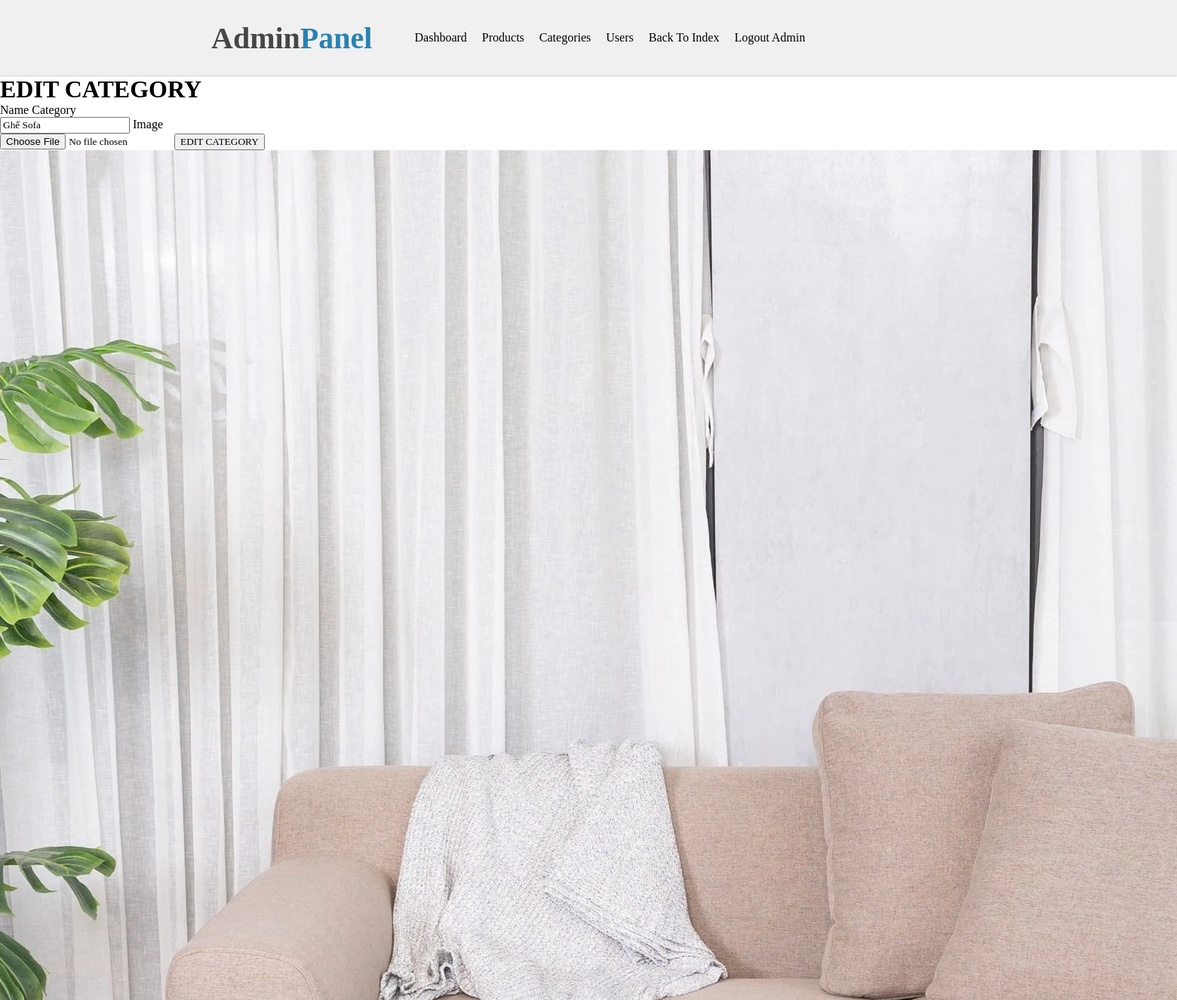
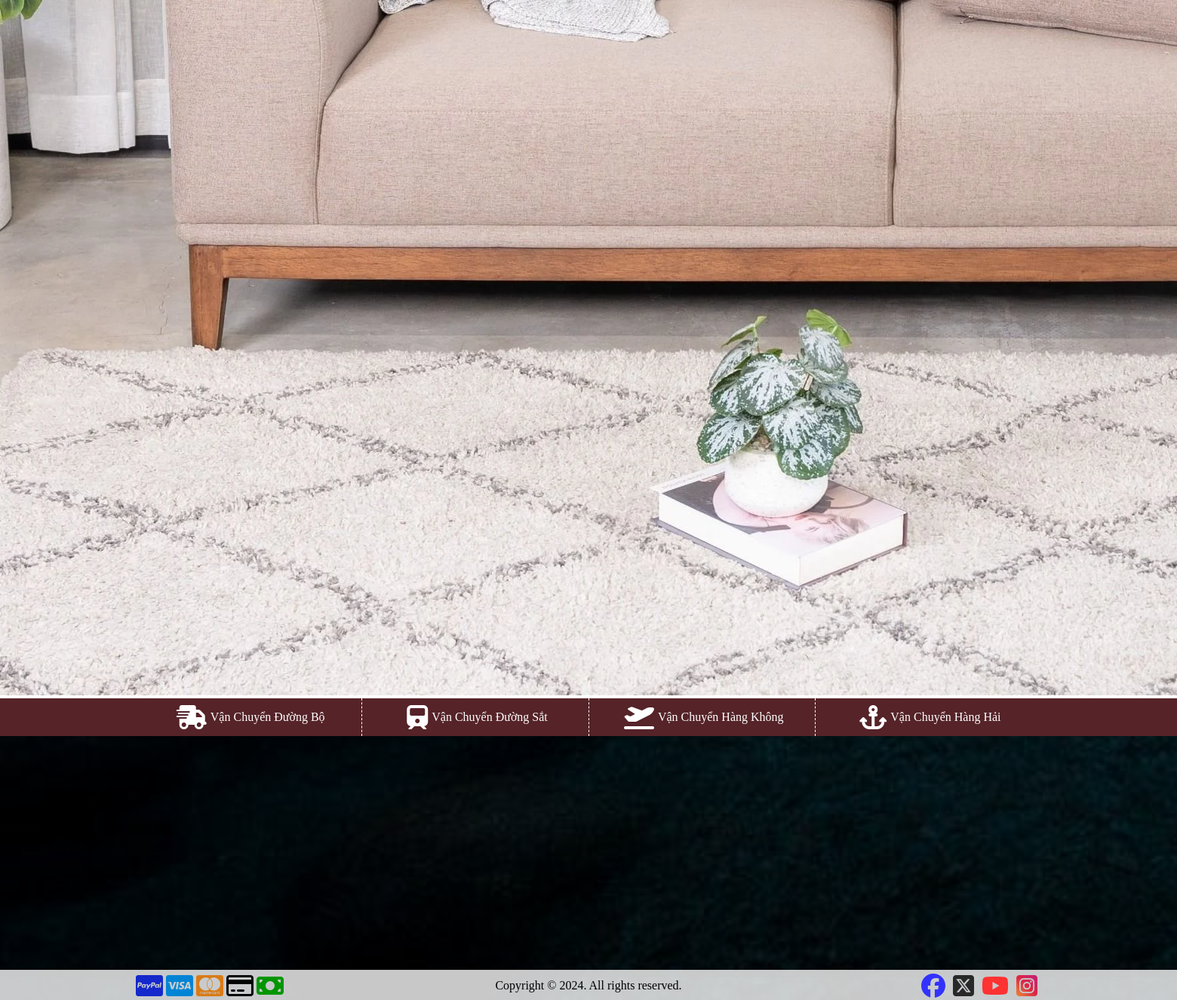
Screenshot of /admin.php?Admin_Action=categories&Category_Action=edit&ID=9 (signed in) with the database file from the repository (2 pictures, top to bottom).
### tables this page shows
CREATE TABLE `categories` (
  `ID` int(11) NOT NULL,
  `Name` varchar(50) NOT NULL,
  `Image` text NOT NULL
);

### admin/views/edit_category.php (the view, shortened to what this page needs)
<div class="Admin-Category-Page">
    <h1>EDIT CATEGORY</h1>
    <form action="admin.php?Admin_Action=categories&Category_Action=edit" method="post" enctype="multipart/form-data" class="Form-Edit-Category">
    <label>Name Category <br><input type="text" name="Name" value="<?php echo isset($_GET['Name']) ? $_GET['Name'] : $Infor_Category[0]['Name'] ?>" required placeholder="Name Category"></label>
        <label>Image <br><input type="file" name="Image"></label>
        <input type="submit" name="Edit_Category" value="EDIT CATEGORY">
    </form>
    <div class="Edit-Category-Image">
        <img src="public/img/Categories/<?php echo isset($_GET['New_Image'])? $_GET['New_Image'] : $Infor_Category[0]['Image'];  ?>" alt="<?php echo $Infor_Category[0]['Name'] ?>">
    </div>
</div>

### public/css/style.css (style rules this page uses)
* { box-sizing: border-box; margin: 0; font-family: "Dancing Script", cursive; }
body { position: relative; margin: 0; }
:root { --background-color: rgba(1, 147, 231, 0.8); }

### rows the page displays
categories: Name "Ghế Sofa", Image+Name (picture)
